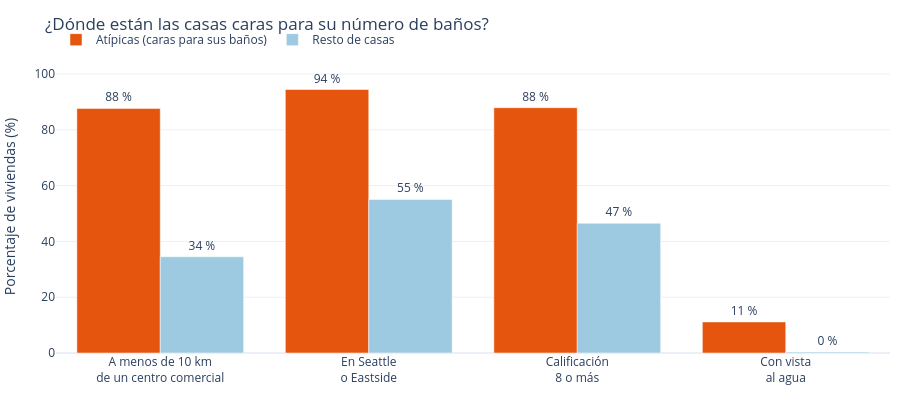

The code cell stored with this chart in its notebook:
### Code cell
dash.figura_p1_atipicas(d).show()
dash.figura_p1_mapa_atipicas(d).show()

### Figure 1 — Plotly figure (JSON) as saved in the notebook; plotly's stock layout.template omitted (floating-point values rounded to 4 significant figures)
{"data": [{"alignmentgroup": "True", "cliponaxis": false, "hovertemplate": "Grupo=Atípicas (caras para sus baños)<br>=%{x}<br>Porcentaje de viviendas (%)=%{text}<extra></extra>", "legendgroup": "Atípicas (caras para sus baños)", "marker": {"color": "#e6550d", "pattern": {"shape": ""}}, "name": "Atípicas (caras para sus baños)", "offsetgroup": "Atípicas (caras para sus baños)", "orientation": "v", "showlegend": true, "text": [87.64, 94.43, 87.91, 11.14], "textposition": "outside", "texttemplate": "%{text:.0f} %", "type": "bar", "x": ["A menos de 10 km<br>de un centro comercial", "En Seattle<br>o Eastside", "Calificación<br>8 o más", "Con vista<br>al agua"], "xaxis": "x", "y": [87.64, 94.43, 87.91, 11.14], "yaxis": "y"}, {"alignmentgroup": "True", "cliponaxis": false, "hovertemplate": "Grupo=Resto de casas<br>=%{x}<br>Porcentaje de viviendas (%)=%{text}<extra></extra>", "legendgroup": "Resto de casas", "marker": {"color": "#9ecae1", "pattern": {"shape": ""}}, "name": "Resto de casas", "offsetgroup": "Resto de casas", "orientation": "v", "showlegend": true, "text": [34.5, 55.03, 46.51, 0.3608], "textposition": "outside", "texttemplate": "%{text:.0f} %", "type": "bar", "x": ["A menos de 10 km<br>de un centro comercial", "En Seattle<br>o Eastside", "Calificación<br>8 o más", "Con vista<br>al agua"], "xaxis": "x", "y": [34.5, 55.03, 46.51, 0.3608], "yaxis": "y"}], "layout": {"barmode": "group", "height": 420, "legend": {"orientation": "h", "title": {"text": ""}, "tracegroupgap": 0, "x": 0, "y": 1.02, "yanchor": "bottom"}, "margin": {"b": 10, "l": 10, "r": 10, "t": 60}, "separators": ",.", "title": {"text": "¿Dónde están las casas caras para su número de baños?"}, "xaxis": {"anchor": "y", "domain": [0.0, 1.0], "title": {"text": ""}}, "yaxis": {"anchor": "x", "domain": [0.0, 1.0], "range": [0, 105], "title": {"text": "Porcentaje de viviendas (%)"}}}}
